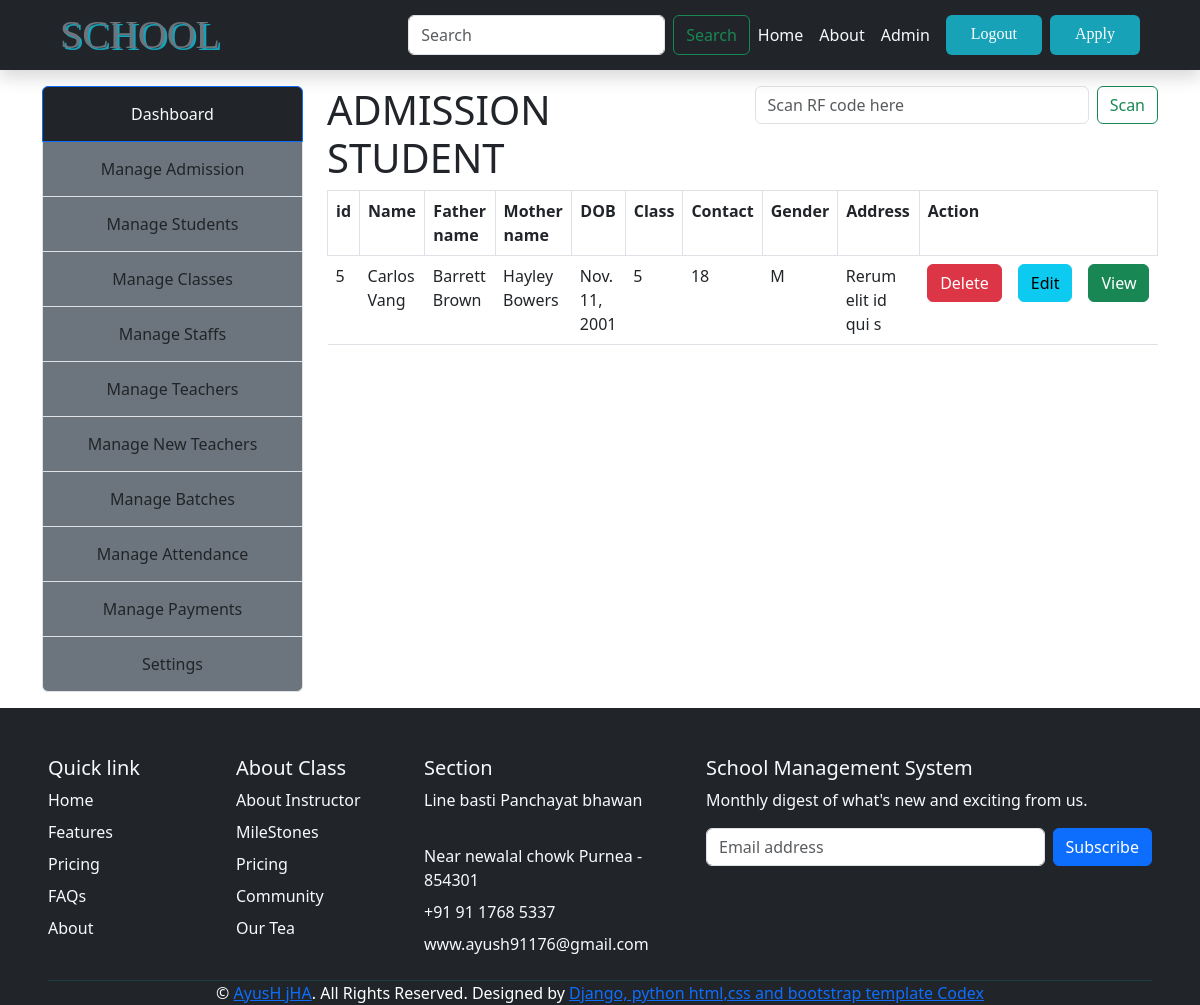
The app's page /manage-admission/ (signed in) with its own data.
### school_management/models.py (models this page shows, shortened)
class Student(models.Model):
    first_name=models.CharField(max_length=150)
    last_name=models.CharField(max_length=150)
    mother_name=models.CharField(max_length=150)
    father_name=models.CharField(max_length=150)
    address=models.TextField()
    gender=models.CharField(max_length=10,choices=GENDER)
    nationality=models.CharField(max_length=150,choices=(("Indian","Indian"),("Other","Other")))
    city=models.CharField(max_length=150,choices=(("Purnea","Purnea"),("Pune","Pune")))
    state=models.CharField(max_length=150,choices=(("Bihar","Bihar"),("Punjab","Punjab")))
    pin_code=models.IntegerField()
    contact=models.IntegerField()
    image=models.ImageField(upload_to="photo/",null=True,blank=True)
    dob = models.DateField(help_text="use MM/DD/YYYY format")
    className=models.ForeignKey("Classes",on_delete=models.CASCADE)
    isApproved = models.BooleanField(default=False)
    rf_code= models.CharField(max_length=100,default=None,blank=True,null=True,unique=True)

class Classes(models.Model):
    class_name=models.CharField(max_length=100,choices=ClassList)

### school_management/views.py (the view)
# urls.py: path("manage-admission/",manageAdmission,name="manageAdmission"),
@login_required()
def manageAdmission(req):
    data={}
    data['title'] = "Admission student"
    data['students']=Student.objects.filter(isApproved=False)
    return render(req, "admin/manageStudent.html",data)

### template/admin/manageStudent.html
{% extends 'admin/adminBase.html'%}
{% block 'admin-content' %}
    <div class="contaner">
        <div class="row">
            <div class="col-6 mx-auto">
                <h1 class="fs-1">{{title|upper}}</h1>
            </div>
            <div class="col-6">
                <form class="d-flex" action="{% url 'scanRfCode' %}" method="get" role="search">
                    <input class="form-control me-2" name="code" type="text" autofocus placeholder="Scan RF code here" aria-label="Search">
                    <button class="btn btn-outline-success" type="submit">Scan</button>
                  </form>
            </div>
            <div class="col mx-auto">
                <table class="table">
                    <tr>
                        <th class="border">id</th>
                        <th class="border">Name</th>
                        <th class="border">Father name</th>
                        <th class="border">Mother name</th>
                        <th class="border">DOB</th>
                        <th class="border">Class</th>
                        <th class="border">Contact</th>
                        <th class="border">Gender</th>
                        <th class="border">Address</th>
                        <th colspan="3" class="border">Action</th>
                    </tr>
                    {% for stu in students %}
                        <tr>
                            <td>{{stu.id}}</td>
                            <td>{{stu.first_name}} {{stu.last_name}}</td>
                            <td>{{stu.father_name}}</td>
                            <td>{{stu.mother_name}}</td>
                            <td>{{stu.dob}} </td>
                            <td>{%if stu.isApproved %}
                                    <a href="{% url 'viewClassWise' stu.className.class_name %}" class="text-dark">{{stu.className.class_name }}</a>
                                {%else%}
                                    {{stu.className.class_name }}
                                {%endif%}
                            </td>
                            <td>{{stu.contact}}</td>
                            <td>{{stu.gender}}</td>
                            <td>{{stu.address}}</td>
                            <td><a href="{% url 'deleteStudent' stu.id %}" class="btn btn-danger">Delete</a></td>
                            <td><a href="{% url 'editStudent' stu.id %}" class="btn btn-info">Edit</a></td>
                            <td><a href="{%url 'viewSingle' stu.id%}" class="btn btn-success">View</a></td>
                        </tr>
                    {%endfor%}
                </table>
            </div>
        </div>
    </div>
{% endblock 'admin-content' %}

### records on screen
Student: id "5", first_name "Carlos", last_name "Vang", father_name "Barrett Brown", mother_name "Hayley Bowers", dob "Nov. 11, 2001", className.class_name "5", contact "18", gender "M", address "Rerum elit id qui s"

### other values on screen
{{ title|upper }} "ADMISSION STUDENT"
